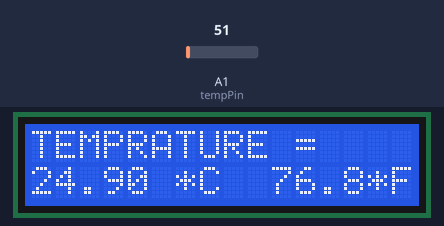
Bench run of a sketch on a simulated Arduino Uno, built with avr-gcc and run on an emulated ATmega328P. On the bench: 16×2 character LCD. The inputs (shaded band) are chosen by the test bench; at power-on: A1 (tempPin) = 51.

Above: at 1.2 s.
1.3 s: A1 (tempPin) set to 61
At 3.2 s:
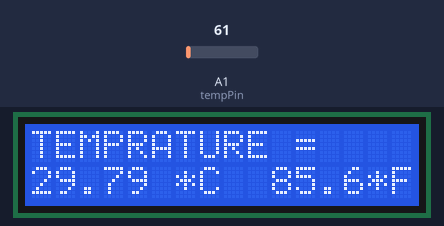
3.5 s: A1 (tempPin) set to 71
At 5.1 s:
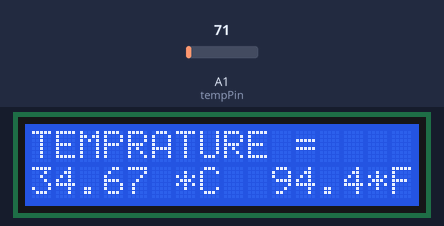
5.5 s: A1 (tempPin) set to 86
At 7.0 s:
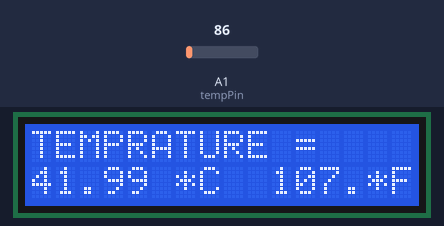
Timing chart, 0 to 8.5 s (numbered marks = the images above; inputs shaded):
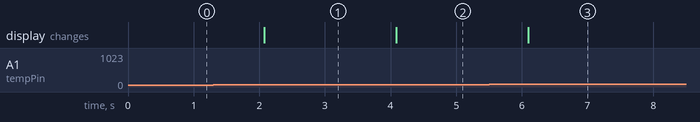

The sketch:

temp_sensor_with_lcd.ino
```cpp
#include <LiquidCrystal.h>
LiquidCrystal lcd(12, 11, 5, 4, 3, 2);
int val;
int tempPin = 1;

void setup() {
  lcd.begin(16, 2);
  lcd.print("TEMPRATURE = ");
}

void loop() {

  val = analogRead(tempPin);
float mv = ( val/1024.0)*5000;
float cel = mv/10;
float farh = (cel*9)/5 + 32;

Serial.print("TEMPRATURE = ");
lcd.setCursor(0, 1);
lcd.print(cel);
lcd.setCursor(6, 1);
lcd.print("*C ");
lcd.setCursor(10, 1);
lcd.print(farh);
lcd.setCursor(14, 1);
lcd.print("*F");
Serial.print(cel);
Serial.print("*C ");
Serial.print(farh);
Serial.print("*F");
//Serial.println();
delay(1000);

}
```

Measured:
- after the input at 1.3 s, the display: changes after 0.78 s (image 1)
- after the input at 3.5 s, the display: changes after 0.59 s (image 2)
- after the input at 5.5 s, the display: changes after 0.59 s (image 3)
